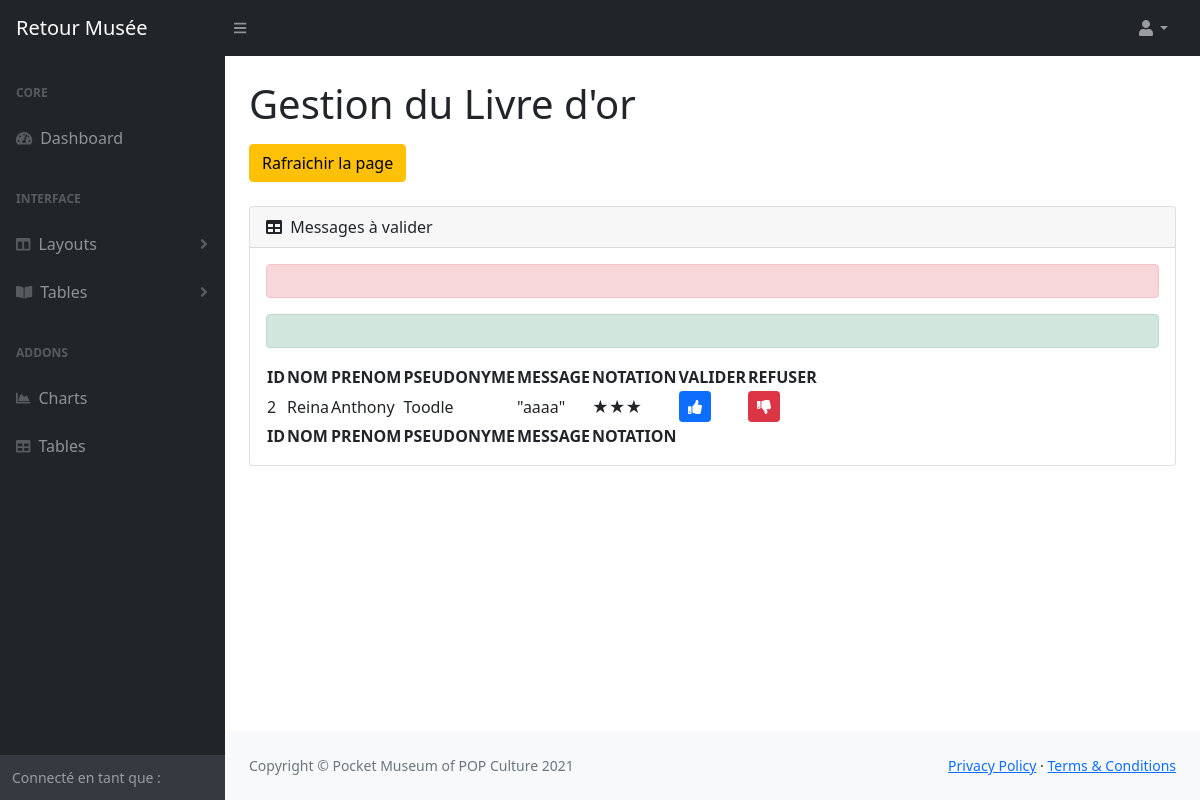
Before: /admin/goldbook_admin.php with the older database file.
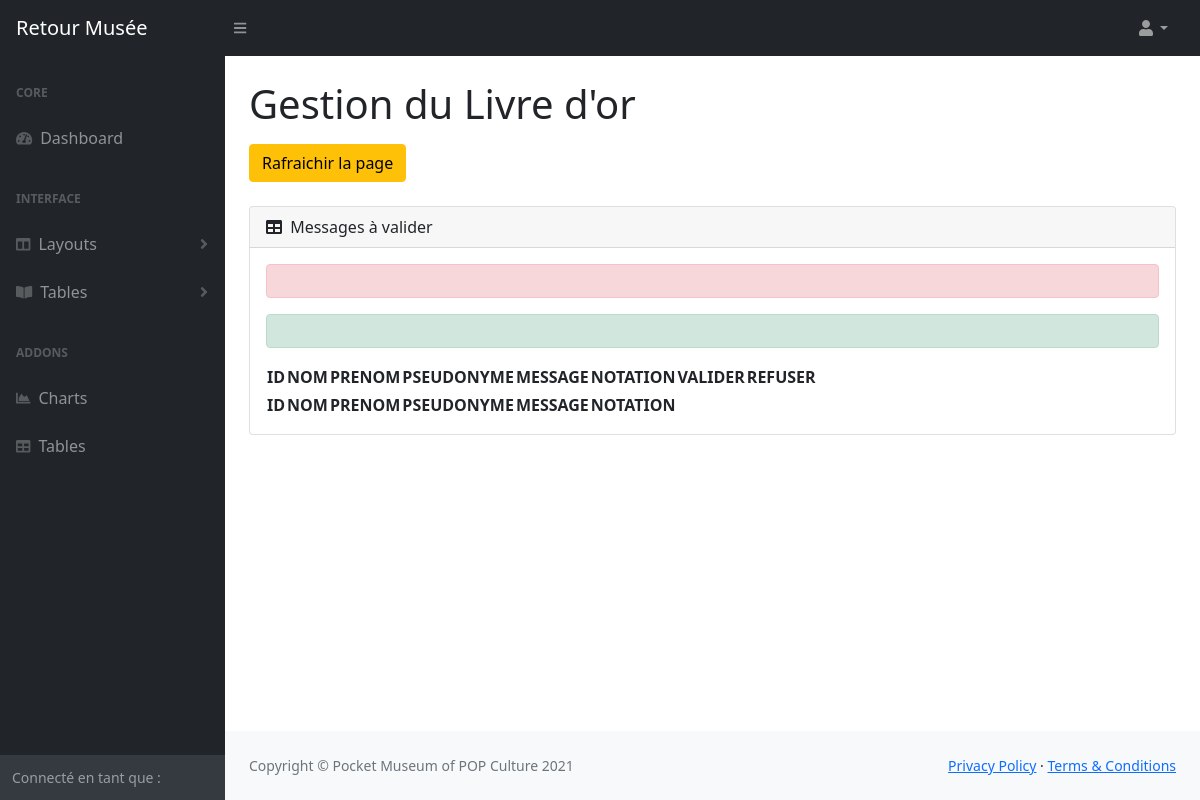
After: the same page with the newer database file.
### tables this page shows
CREATE TABLE `goldbook` (
  `ID` int(11) NOT NULL,
  `TEXT` text NOT NULL,
  `STARS` int(1) NOT NULL,
  `VALIDATION` varchar(3) NOT NULL,
  `USER_ID` int(11) NOT NULL
);

CREATE TABLE `user` (
  `ID` int(11) NOT NULL,
  `NAME` varchar(40) NOT NULL,
  `LASTNAME` varchar(40) NOT NULL,
  `NICKNAME` varchar(40) NOT NULL,
  `MAIL` varchar(50) NOT NULL,
  `PASSWORD` varchar(255) NOT NULL,
  `ADRESS` varchar(100) NOT NULL,
  `CITY` varchar(100) NOT NULL,
  `CP` varchar(5) NOT NULL,
  `TEL` varchar(10) NOT NULL,
  `MOVIE` varchar(200) DEFAULT NULL,
  `BOOK` varchar(200) DEFAULT NULL,
  `SPORT` varchar(200) DEFAULT NULL,
  `MUSIC` varchar(200) DEFAULT NULL,
  `VG` varchar(200) DEFAULT NULL,
  `BIO` text DEFAULT NULL,
  `AVATAR` longblob DEFAULT NULL,
  `ROLE` varchar(11) NOT NULL
);

### DAO/GoldbookDAO.php (called while the page is built, shortened)
<?php
require_once(__DIR__ . "/../MODEL/Goldbook.php");
class GoldbookDAO extends Connection
{
    function messageToCheck()
    {
        try {
            $db = $this->connectionDB();
            $stmt = $db->prepare("SELECT G.ID AS ID, G.TEXT AS TEXT, G.STARS AS STARS, U.NAME AS NAME, U.LASTNAME AS LASTNAME, U.NICKNAME AS NICKNAME
                                FROM goldbook AS G INNER JOIN user AS U ON G.USER_ID = U.ID WHERE VALIDATION = 'TOC';");
            $stmt->execute();
            $result = $stmt->get_result();
            $data = $result->fetch_all(MYSQLI_ASSOC);
        } catch (mysqli_sql_exception $error) {
            $message = "Un problème technique est survenu. Veuillez réessayer ultérieurement. Si le problème persiste, veuillez nous contacter en nous communiquant l'erreur suivante : \"ERROR CODE : " .$error->getCode(). " ON MESSTOCHECK\"";
            throw new GoldbookDAOException($message);
        }
        $messageToCheck = [];
        foreach ($data as $value){
            $user = (new User()) ->setNAME($value['NAME'])
                                 ->setLASTNAME($value['LASTNAME'])
                                 ->setNICKNAME($value['NICKNAME']);
            $messageToCheck[] = (new Goldbook()) ->setTEXT($value["TEXT"])
                                                 ->setSTARS($value['STARS'])
                                                 ->setID($value['ID'])
                                                 ->setUSER_ID($user);
        }
        if (empty($messageToCheck)){
            return null;
        } else {
            return $messageToCheck;
        }
    }
}
?>

### SERVICE/GoldbookService.php (called while the page is built, shortened)
<?php
include_once(__DIR__ . "/../DAO/GoldbookDAO.php");
class GoldbookService
{
    function messageToCheck()
    {
        $goldbookDAO = new GoldbookDAO();
        try {
            $goldbookService = $goldbookDAO->messageToCheck();
        } catch (GoldbookDAOException $error){
            throw new GoldbookServiceException($error->getMessage());
        }
        return $goldbookService;
    }
}
?>

### MODEL/User.php (called while the page is built, shortened)
<?php
class User
{
    private string $NAME;
    private string $LASTNAME;
    private string $NICKNAME;
    public function getNAME() : string
    {
        return $this->NAME;
    }
    public function setNAME(string $NAME)
    {
        $this->NAME = $NAME;
        return $this;
    }
    public function getLASTNAME()
    {
        return $this->LASTNAME;
    }
    public function setLASTNAME($LASTNAME)
    {
        $this->LASTNAME = $LASTNAME;
        return $this;
    }
    public function getNICKNAME()
    {
        return $this->NICKNAME;
    }
    public function setNICKNAME($NICKNAME)
    {
        $this->NICKNAME = $NICKNAME;
        return $this;
    }
}

### MODEL/Goldbook.php (called while the page is built, shortened)
<?php
include_once(__DIR__ ."/User.php");
class Goldbook
{
    private int $ID;
    private string $TEXT;
    private int $STARS;
    private User $USER_ID;
    public function getID()
    {
        return $this->ID;
    }
    public function setID($ID)
    {
        $this->ID = $ID;
        return $this;
    }
    public function getTEXT()
    {
        return $this->TEXT;
    }
    public function setTEXT($TEXT)
    {
        $this->TEXT = $TEXT;
        return $this;
    }
    public function getSTARS()
    {
        return $this->STARS;
    }
    public function setSTARS($STARS)
    {
        $this->STARS = $STARS;
        return $this;
    }
    public function getUSER_ID() : User
    {
        return $this->USER_ID;
    }
    public function setUSER_ID(User $USER_ID)
    {
        $this->USER_ID = $USER_ID;
        return $this;
    }
}

### admin/goldbook_admin.php (the view, shortened to what the changed rows need)
<?php require_once "views/view_header_admin.php" ?>
<?php require_once "views/view_footer_admin.php" ?>
<?php require_once('../Service/GoldbookService.php'); ?>
<div id="layoutSidenav">
    <div id="layoutSidenav_content">
        <main>
            <div class="container-fluid px-4">
                <h1 class="mt-4">Gestion du Livre d'or</h1>
                <div class="card mb-4">
                    <div class="card-body">
                        <table id="datatablesSimple">
                            <thead>
                                <tr>
                                    <th>ID</th>
                                    <th>NOM</th>
                                    <th>PRENOM</th>
                                    <th>PSEUDONYME</th>
                                    <th>MESSAGE</th>
                                    <th>NOTATION</th>
                                    <th>VALIDER</th>
                                    <th>REFUSER</th>
                                </tr>
                            </thead>
                            <tfoot>
                                <tr>
                                    <th>ID</th>
                                    <th>NOM</th>
                                    <th>PRENOM</th>
                                    <th>PSEUDONYME</th>
                                    <th>MESSAGE</th>
                                    <th>NOTATION</th>
                                </tr>
                            </tfoot>
                            <tbody>
                                <?php
                                try {
                                    $messages = (new GoldbookService())->messageToCheck();
                                } catch (UserServiceException $error) {
                                        $messageError = $error->getMessage();
                                        header("Location:goldbook_admin.php?messageError=$messageError");
                                }
                                if ($messages != NULL){
                                    foreach ($messages as $value) {
                                        $nom = $value->getUSER_ID()->getNAME();
                                        $prenom = $value->getUSER_ID()->getLASTNAME();
                                        $pseudo = $value->getUSER_ID()->getNICKNAME();
                                        $message = $value->getTEXT();
                                        $notation = $value->getSTARS();
                                        $id = $value->getID();
                                        if ($notation == 1){
                                            $notation = "★";
                                          } else if ($notation == 2){
                                            $notation = "★★";
                                          } else if ($notation == 3){
                                            $notation = "★★★";
                                          } else if ($notation == 4){
                                            $notation = "★★★★";
                                          } else if ($notation == 5){
                                            $notation = "★★★★★";
                                          }
                                    ?>
                                        <tr>
                                            <td><?= $id ?></td>
                                            <td><?= $nom ?></td>
                                            <td><?= $prenom ?></td>
                                            <td><?= $pseudo ?></td>
                                            <td>"<?= $message ?>"</td>
                                            <td><?= $notation ?></td>
                                            <td><a class='btn btn-primary btn-sm' href='controller/check_message.php?validation=YES&id=<?=$id?>'><i class="fas fa-thumbs-up"></i></a></td>
                                            <td><a class='btn btn-danger btn-sm' href='controller/check_message.php?validation=NO&id=<?=$id?>'><i class="fas fa-thumbs-down"></i></a></td>
                                        </tr>
                                    <?php }
                                }
                                ?>
                            </tbody>
                        </table>
                    </div>
                </div>
        </main>

Changed rows visible on the page:
no longer on this page (row edited): goldbook: ID "2", USER_ID.NAME "Reina", USER_ID.LASTNAME "Anthony", USER_ID.NICKNAME "Toodle", TEXT "aaaa", STARS "★★★"
